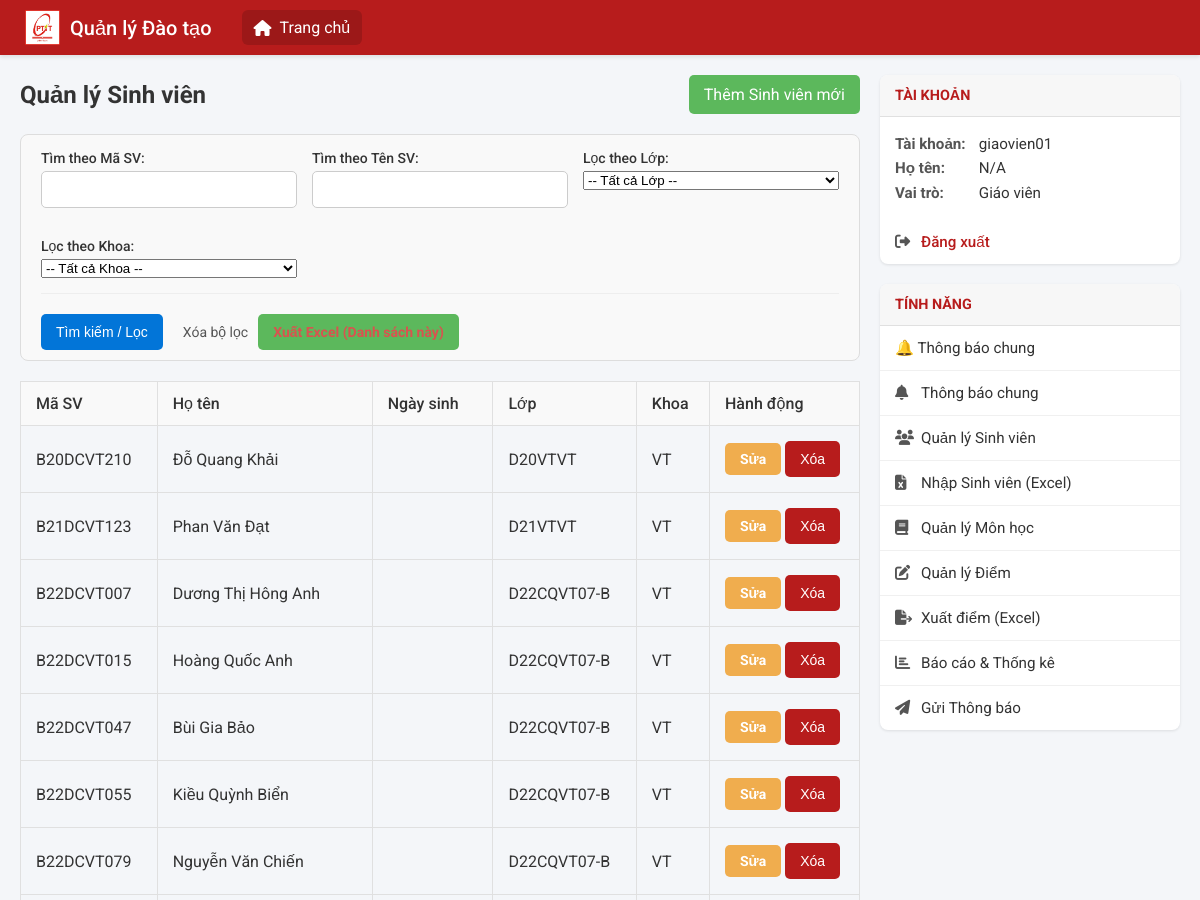
Before: /admin/students (signed in, upper part) with the older database file.
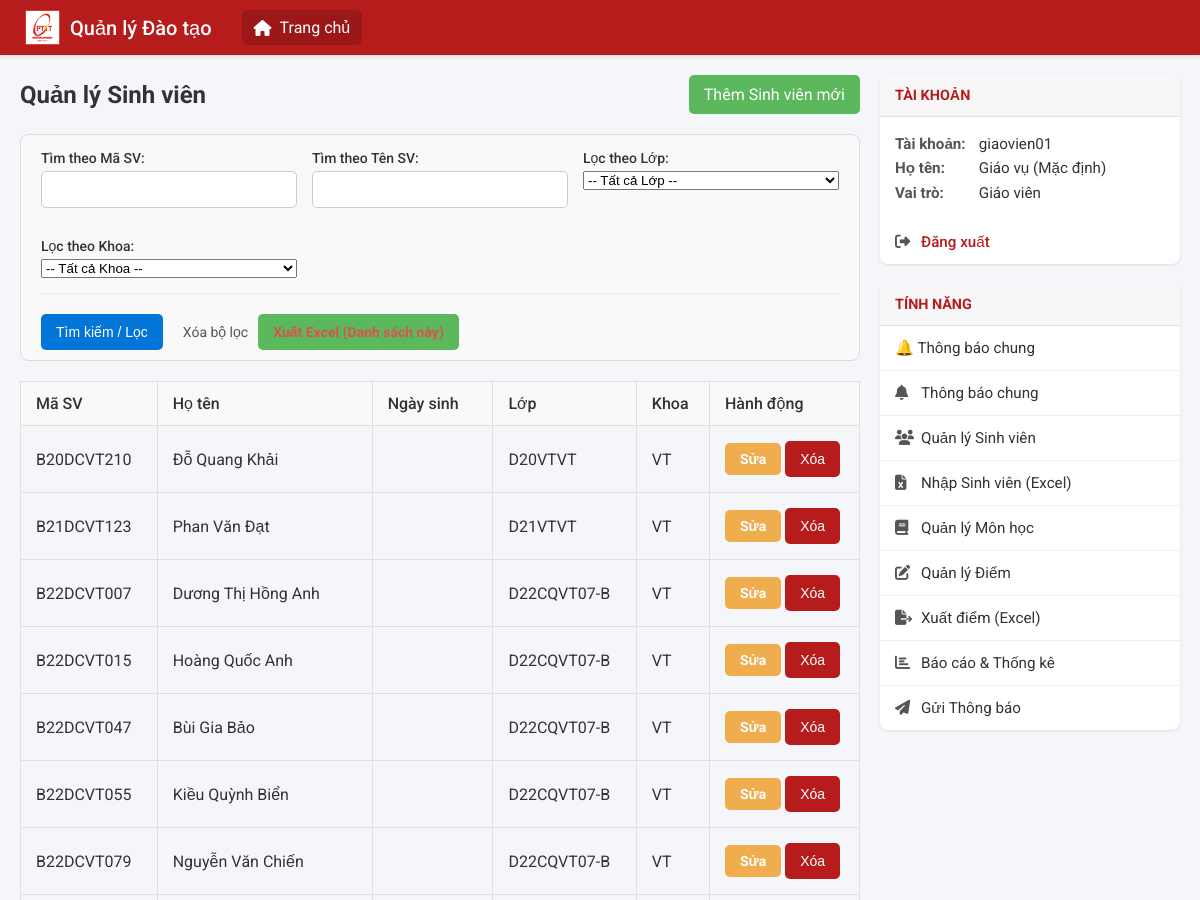
After: the same page with the newer database file.
### api/index.py (models this page shows)
class SinhVien(db.Model):
    __tablename__ = 'sinh_vien'
    ma_sv = db.Column(db.String(50), db.ForeignKey('tai_khoan.username', ondelete='CASCADE'), primary_key=True)
    ho_ten = db.Column(db.String(100), nullable=False)
    ngay_sinh = db.Column(db.Date)
    lop = db.Column(db.String(50))
    khoa = db.Column(db.String(100))
    email = db.Column(db.String(150), unique=True, nullable=True)
    location = db.Column(db.String(200), nullable=True)
    tai_khoan = db.relationship('TaiKhoan',
                                backref=db.backref('sinh_vien', uselist=False, cascade='all, delete-orphan'),
                                foreign_keys=[ma_sv])
    ket_qua_list = db.relationship('KetQua', backref='sinh_vien', lazy=True, cascade='all, delete-orphan', foreign_keys='KetQua.ma_sv')

class GiaoVien(db.Model):
    __tablename__ = 'giao_vien'
    ma_gv = db.Column(db.String(50), db.ForeignKey('tai_khoan.username', ondelete='CASCADE'), primary_key=True)
    ho_ten = db.Column(db.String(100), nullable=False, default='Giáo viên')
    gioi_tinh = db.Column(db.String(10), nullable=True)
    ngay_sinh = db.Column(db.Date, nullable=True)
    so_dien_thoai = db.Column(db.String(20), nullable=True)
    email = db.Column(db.String(150), unique=True, nullable=True)
    dia_chi = db.Column(db.String(255), nullable=True)
    anh_dai_dien = db.Column(db.String(255), nullable=True)
    bo_mon_khoa = db.Column(db.String(100), nullable=True)
    chuc_vu = db.Column(db.String(100), nullable=True)
    trinh_do_hoc_van = db.Column(db.String(100), nullable=True)
    linh_vuc = db.Column(db.Text, nullable=True)
    mon_hoc_phu_trach = db.Column(db.Text, nullable=True)
    so_nam_kinh_nghiem = db.Column(db.Integer, nullable=True)
    tai_khoan = db.relationship('TaiKhoan',
                                backref=db.backref('giao_vien', uselist=False, cascade='all, delete-orphan'),
                                foreign_keys=[ma_gv])

### api/index.py (the view)
@app.route('/admin/students')
@login_required
@role_required(VaiTroEnum.GIAOVIEN)
def admin_manage_students():
    search_ma_sv = request.args.get('ma_sv', '')
    search_ho_ten = request.args.get('ho_ten', '')
    filter_lop = request.args.get('lop', '')
    filter_khoa = request.args.get('khoa', '')
    query = SinhVien.query
    if search_ma_sv:
        query = query.filter(SinhVien.ma_sv.ilike(f'%{search_ma_sv}%'))
    if search_ho_ten:
        query = query.filter(SinhVien.ho_ten.ilike(f'%{search_ho_ten}%'))
    if filter_lop:
        query = query.filter(SinhVien.lop == filter_lop)
    if filter_khoa:
        query = query.filter(SinhVien.khoa == filter_khoa)
    students = query.order_by(SinhVien.ma_sv).all()
    lop_hoc_tuples = db.session.query(SinhVien.lop).distinct().order_by(SinhVien.lop).all()
    danh_sach_lop = [lop[0] for lop in lop_hoc_tuples if lop[0]]
    khoa_tuples = db.session.query(SinhVien.khoa).distinct().order_by(SinhVien.khoa).all()
    danh_sach_khoa = [khoa[0] for khoa in khoa_tuples if khoa[0]]
    return render_template(
        'admin_manage_students.html',
        students=students,
        danh_sach_lop=danh_sach_lop,
        danh_sach_khoa=danh_sach_khoa,
        search_params={
            'ma_sv': search_ma_sv,
            'ho_ten': search_ho_ten,
            'lop': filter_lop,
            'khoa': filter_khoa
        }
    )

### api/index.py (called while the page is built)
@login_manager.user_loader
def load_user(user_id):
    return TaiKhoan.query.get(user_id)

def role_required(vai_tro_enum):
    def decorator(f):
        @wraps(f)
        def decorated_function(*args, **kwargs):
            if not current_user.is_authenticated:
                return redirect(url_for('login'))
            if current_user.vai_tro != vai_tro_enum:
                abort(403)
            return f(*args, **kwargs)
        return decorated_function
    return decorator

### templates/admin_manage_students.html (shortened to what this page needs)
{% extends "_layout.html" %}
{% block content %}
    <div style="display: flex; justify-content: space-between; align-items: center; flex-wrap: wrap;">
        <h2>Quản lý Sinh viên</h2>
        <a href="{{ url_for('admin_add_student') }}" style="text-decoration: none; padding: 10px 15px; background: #5cb85c; color: white; border-radius: 5px; height: fit-content;">Thêm Sinh viên mới</a>
    </div>
    <form class="filter-form" method="GET" action="{{ url_for('admin_manage_students') }}">
        <div class="filter-grid">
            <div>
                <label for="ma_sv">Tìm theo Mã SV:</label>
                <input type="text" name="ma_sv" id="ma_sv" value="{{ search_params.ma_sv }}">
            </div>
            <div>
                <label for="ho_ten">Tìm theo Tên SV:</label>
                <input type="text" name="ho_ten" id="ho_ten" value="{{ search_params.ho_ten }}">
            </div>
            <div>
                <label for="lop">Lọc theo Lớp:</label>
                <select name="lop" id="lop">
                    <option value="">-- Tất cả Lớp --</option>
                </select>
            </div>
            <div>
                <label for="khoa">Lọc theo Khoa:</label>
                <select name="khoa" id="khoa">
                    <option value="">-- Tất cả Khoa --</option>
                </select>
            </div>
        </div>
        <div class="filter-buttons">
            <input type="submit" value="Tìm kiếm / Lọc">
            <a href="{{ url_for('admin_manage_students') }}">Xóa bộ lọc</a>
            <a href="{{ url_for('admin_export_students_excel',
                        ma_sv=search_params.ma_sv,
                        ho_ten=search_params.ho_ten,
                        lop=search_params.lop,
                        khoa=search_params.khoa) }}"
               class="btn-export"> Xuất Excel (Danh sách này)
            </a>
        </div>
    </form>
    <table class="data-table" style="margin-top: 20px;"> <thead>
        <thead>
            <tr>
                <th>Mã SV</th>
                <th>Họ tên</th>
                <th>Ngày sinh</th>
                <th>Lớp</th>
                <th>Khoa</th>
                <th style="width: 150px;">Hành động</th>
            </tr>
        </thead>
        <tbody>
            {% for sv in students %}
            <tr>
                <td>{{ sv.ma_sv }}</td>
                <td>{{ sv.ho_ten }}</td>
                <td>{{ sv.ngay_sinh.strftime('%d-%m-%Y') if sv.ngay_sinh else '' }}</td>
                <td>{{ sv.lop }}</td>
                <td>{{ sv.khoa }}</td>
                <td class="action-buttons">
                    <a href="{{ url_for('admin_edit_student', ma_sv=sv.ma_sv) }}" class="btn btn-edit">Sửa</a>
                    <form method="POST" action="{{ url_for('admin_delete_student', ma_sv=sv.ma_sv) }}"
                          onsubmit="return confirm('Bạn có chắc muốn xóa sinh viên {{ sv.ho_ten }} ({{ sv.ma_sv }})? \n\nCẢNH BÁO: Thao tác này sẽ xóa vĩnh viễn cả TÀI KHOẢN và toàn bộ KẾT QUẢ HỌC TẬP của sinh viên này.');"
                          style="margin: 0;">
                        <input type="submit" value="Xóa" class="btn btn-delete">
                    </form>
                </td>
            </tr>
            {% else %}
            <tr>
                <td colspan="6">Không tìm thấy sinh viên nào khớp với tiêu chí tìm kiếm.</td>
            </tr>
            {% endfor %}
        </tbody>
    </table>
{% endblock %}

### templates/_layout.html (shortened to what this page needs)
<!DOCTYPE html>
<html lang="vi">
<head>
    <link rel="stylesheet" href="https://cdnjs.cloudflare.com/ajax/libs/font-awesome/6.5.1/css/all.min.css">
</head>
<body>
    <header class="app-header">
        <div class="header-logo">
            <img src="{{ url_for('static', filename='logo.png') }}" alt="Logo">
            <a href="{{ url_for('home') }}" class="header-logo-text">Quản lý Đào tạo</a>
        </div>
        <nav class="header-nav">
            <a href="{{ url_for('home') }}" class="active">
                <i class="fa-solid fa-house"></i>
                <span>Trang chủ</span>
            </a>
            </nav>
    </header>
    <div class="app-container">
        <main class="main-content">
            {% block content %}{% endblock %}
        </main>
        <aside class="sidebar-right">
    {% if current_user.is_authenticated %}
        <div class="sidebar-group">
            <h3 class="sidebar-header">Tài khoản</h3>
            <div class="sidebar-content">
                <strong>Tài khoản:</strong> {{ current_user.username }}<br>
                <strong>Họ tên:</strong>
                        {% if current_user.sinh_vien %}
                            {{ current_user.sinh_vien.ho_ten }}
                        {% elif current_user.giao_vien %}
                            {{ current_user.giao_vien.ho_ten }}
                        {% else %}
                            N/A
                        {% endif %}
                        <br>
                <strong>Vai trò:</strong> {{ 'Sinh viên' if current_user.vai_tro.value == 'SINHVIEN' else 'Giáo viên' }}
            </div>
            <nav class="sidebar-nav">
                <a href="{{ url_for('logout') }}" class="logout-link">
                    <i class="fa-solid fa-right-from-bracket"></i>
                    Đăng xuất
                </a>
            </nav>
        </div>
        <div class="sidebar-group">
            <h3 class="sidebar-header">Tính năng</h3>
            <nav class="sidebar-nav">
            {% if current_user.vai_tro.value == 'SINHVIEN' %}
                <a href="{{ url_for('student_dashboard') }}"><i class="fa-solid fa-bell"></i> Thông báo</a>
                <a href="{{ url_for('student_profile') }}"><i class="fa-solid fa-user-pen"></i> Thông tin cá nhân</a>
                <a href="#"><i class="fa-solid fa-book-open"></i> Chương trình học</a>
                <a href="{{ url_for('student_grades') }}"><i class="fa-solid fa-chart-simple"></i> Xem điểm & GPA</a>
                <a href="#"><i class="fa-solid fa-calendar-days"></i> Xem lịch học</a>
                <a href="#"><i class="fa-solid fa-file-pen"></i> Đăng ký môn học</a>
            {% elif current_user.vai_tro.value == 'GIAOVIEN' %}
<a href="{{ url_for('thong_bao_chung') }}">🔔 Thông báo chung</a>
                   <a href="{{ url_for('admin_dashboard') }}"><i class="fa-solid fa-bell"></i> Thông báo chung</a>
                    <a href="{{ url_for('admin_manage_students') }}"><i class="fa-solid fa-users"></i> Quản lý Sinh viên</a>
                    <a href="{{ url_for('admin_import_students') }}"><i class="fa-solid fa-file-excel"></i> Nhập Sinh viên (Excel)</a>
                    <a href="{{ url_for('admin_manage_courses') }}"><i class="fa-solid fa-book"></i> Quản lý Môn học</a>
                    <a href="{{ url_for('admin_manage_grades') }}"><i class="fa-solid fa-pen-to-square"></i> Quản lý Điểm</a>
                    <a href="{{ url_for('admin_export_grades') }}" class="nav-link"><i class="fa-solid fa-file-export"></i> Xuất điểm (Excel)</a>
                    <a href="{{ url_for('admin_reports_index') }}"><i class="fa-solid fa-chart-bar"></i> Báo cáo & Thống kê</a>
                    <a href="{{ url_for('admin_send_notification') }}"><i class="fa-solid fa-paper-plane"></i> Gửi Thông báo</a>
                {% endif %}
            </nav>
        </div>
    {% endif %}
</aside>
    </div>
</body>
</html>

Changed rows visible on the page:
changed SinhVien "B22DCVT007": ho_ten "Dương Thị Hông Anh" → "Dương Thị Hồng Anh"
added GiaoVien: giao_vien.ho_ten "Giáo vụ (Mặc định)"
Other visible differences:
text no longer shown: "N/A"
